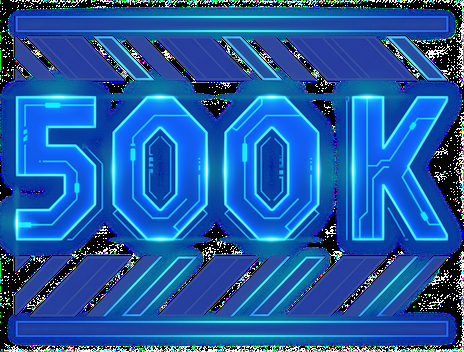
#> input picture game/hd_art/deff_105/award_01.png, 464 x 352 px
$ python -i mono_colour.py   (imports and definitions only)
#> lines starting #> are read from the running program, lines starting #| are printed output that depends on the picture
#!/usr/bin/env python3
"""Colour for the HD DMD from the monochrome frames alone (no Serum, no third-party colour data).

The input is what the ROM draws: 16 shades per dot, 128x32. The colour is made from three things, all ours:

1. A shade ramp per effect (RECIPES, authored here): shade 0 black, dim shades a main hue, bright shades an
   accent hue, 15 near white. This alone is the flat look; it is the fallback for an effect without a recipe.
2. Objects. The bright dots (shade >= BRIGHT) are grouped into connected objects (a one-dot gap is bridged, the
   ROM draws dotted lines). Each object takes the next accent of the recipe, and keeps it from frame to frame:
   an object that overlaps one of the previous frame's inherits its colour, so a moving light cycle or disc does
   not flicker. Tiny objects (sparks) stay white.
3. Place: a vertical tilt of the main hue (cooler at the top, warmer at the bottom) so a flat film clip is not
   one block of colour. A recipe sets the tilt; 0 turns it off.

Colour is a pure function of (frames of one effect, recipe): no state between effects, nothing read from a colour
file. The recipes are the owner's to tune; `python scripts/mono_colour.py sheet GIF... --out sheet.png` renders
the monochrome next to the colour for a look.
"""
import colorsys
import json
import os
import sys

import numpy as np
from PIL import Image, ImageFilter

BRIGHT = 12          # shades from here are objects, below are background
BIGFLAT = 120        # objects of at least this many dots are tinted, not near white
SPARK = 5            # objects of fewer dots stay white
H, W = 32, 128

HUES = {"cyan": 188, "blue": 214, "deepblue": 232, "red": 2, "orange": 24, "amber": 38, "white": None}
DEFAULT = {"main": "blue", "accents": ["cyan"], "tilt": 10}
# Recipes by display effect number; add as the owner reviews. main = background hue, accents = object hues.
RECIPES = {
    46: {"main": "blue", "accents": ["cyan", "orange"], "tilt": 14},     # Disc Multiball intro
    48: {"main": "blue", "accents": ["orange", "cyan"], "tilt": 10},
    56: {"main": "deepblue", "accents": ["cyan", "orange", "red"], "tilt": 12},
    64: {"main": "deepblue", "accents": ["cyan", "white"], "tilt": 10},
    71: {"main": "red", "accents": ["orange"], "tilt": 8},               # CLU
    85: {"main": "blue", "accents": ["cyan", "orange"], "tilt": 10},     # light cycle
}


# [14 lines left out: function pup_recipe, not called in this run]


def hsv(h, s, v):
    return np.array(colorsys.hsv_to_rgb((h % 360) / 360.0, s, v))


# [153 lines left out: functions ramp, components, merge_text, _bridge, colour_effect, prev_col_at and 1 more, not called in this run]


def dots(img, scale=6):
    """HD-ish dot render of an HxWx3 uint8 frame: round dots with a soft glow."""
    big = Image.fromarray(img).resize((W * scale, H * scale), Image.NEAREST)
    yy, xx = np.mgrid[0:scale, 0:scale]
    d = np.hypot(yy - (scale - 1) / 2, xx - (scale - 1) / 2) <= scale * 0.42
    mask = np.tile(d, (H, W))[..., None]
    arr = np.array(big) * mask
    glow = Image.fromarray(arr.astype(np.uint8)).filter(ImageFilter.GaussianBlur(scale * 0.9))
    return Image.fromarray(np.clip(arr + 0.6 * np.array(glow), 0, 255).astype(np.uint8))


# [16 lines left out: function sheet, not called in this run]


# Per-character rules on the effect's name (game/tools/dmd_colormap.json names): first match wins. Our own choices
# from the film's look: CLU, Rinzler and the Recognizer red/orange, the Users and the Grid blue/cyan, Flynn's
# world amber, danger red.
RULES = [
    (r"clu|recognizer|disc_battle|rinzler", {"main": "red", "accents": ["orange", "amber", "white"], "tilt": 6}),
    (r"tilt|danger|slam", {"main": "red", "accents": ["orange", "white"], "tilt": 0}),
    (r"quorra", {"main": "deepblue", "accents": ["cyan", "white", "orange"], "tilt": 10}),
    (r"light_cycle|disc_multiball|disc_access", {"main": "blue", "accents": ["cyan", "orange"], "tilt": 10}),
    (r"end_of_line", {"main": "deepblue", "accents": ["cyan", "orange", "red"], "tilt": 12}),
    (r"gem", {"main": "amber", "accents": ["orange", "cyan"], "tilt": 8}),
    (r"flynn|arcade|tickets|bump", {"main": "amber", "accents": ["cyan", "orange"], "tilt": 8}),
    (r"zuse|zen|portal|sea_|sea$", {"main": "blue", "accents": ["cyan", "white"], "tilt": 12}),
]


# [12 lines left out: function rule_recipe, not called in this run]


def effect_recipe(n):
    """PuP hues first, then the character rules, then the hand-tuned RECIPES."""
    return {**pup_recipe(n), **rule_recipe(n), **RECIPES.get(n, {})}


# [43 lines left out: functions epx, build_folder, not called in this run]


# [7 lines not run here, left out]

>>> import cv2
>>> picture = cv2.imread('../game/hd_art/deff_105/award_01.png', cv2.IMREAD_GRAYSCALE)
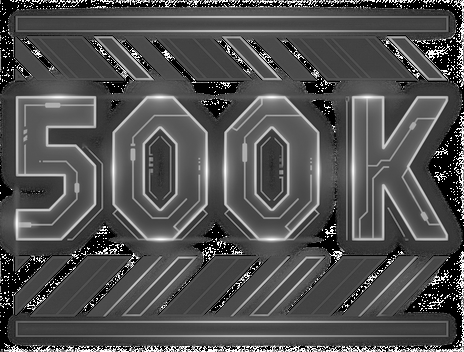
#> picture: shape (352, 464); min 0, max 255, mean 80.9
>>> result = dots(picture)
#> in dots, `big = Image.fromarray(img).resize((W * scale, H * scale), Image.NEAREST)`:
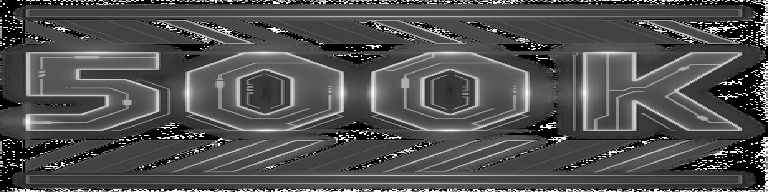
#> big: PIL image 768x192 L; min 0, max 255, mean 80.5
#> (the run stopped early here; a loop or call above may not have finished)
